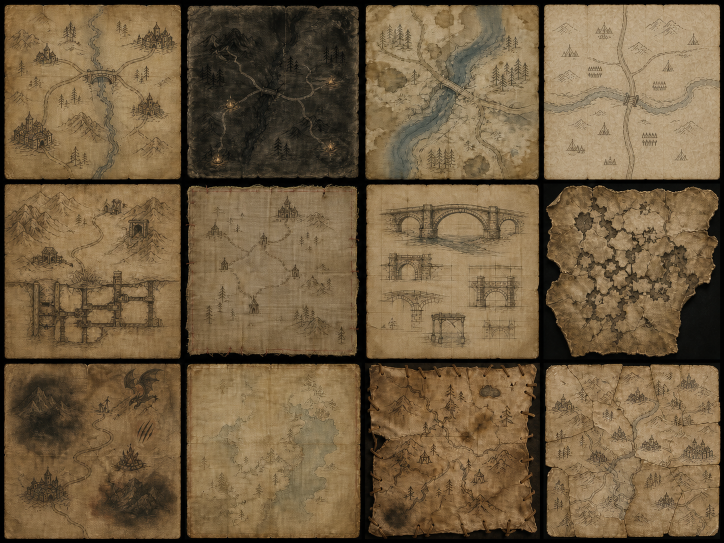
#> input picture assets/maps/collectible_map_atlas.png, 1448 x 1086 px (shown at 1/2 size)
$ python -i run_art_check.py   (imports and definitions only)
#> lines starting #> are read from the running program, lines starting #| are printed output that depends on the picture
#!/usr/bin/env python3

from __future__ import annotations

import argparse
from collections import Counter
from dataclasses import dataclass
import json
import math
from pathlib import Path
import re
import subprocess
import sys

from PIL import Image, ImageChops, ImageDraw, ImageFilter, ImageFont, ImageOps, ImageStat


ROOT = Path(__file__).resolve().parents[2]
DEFAULT_OUTPUT = ROOT / "out" / "art-check"
EXPECTED_SCREEN_SIZE = (1280, 760)


def viewport_constants() -> dict[str, int]:
    source = (ROOT / "src/client/cc_local_viewport.h").read_text()
    return {
        name: int(value)
        for name, value in re.findall(
            r"^#define (CC_LOCAL_(?:ART|VIEWPORT)_\w+) (\d+)$",
            source, re.MULTILINE,
        )
    }


# [1 line that did not run here, left out]
# [1 line that did not run here, left out]


def viewport_crop(screen_size: tuple[int, int]) -> tuple[int, int, int, int]:
#> further down, picture is the input picture: PIL image 1448x1086 RGB; mean R, G, B 114.7, 94.4, 65.8
    width, height = screen_size
    available_width = width - VIEWPORT["CC_LOCAL_VIEWPORT_SIDE_MARGIN"] * 2
    available_height = height - VIEWPORT["CC_LOCAL_VIEWPORT_TOP_MARGIN"] - \
        VIEWPORT["CC_LOCAL_VIEWPORT_BOTTOM_MARGIN"]
    available_scale = min(available_width / ART_SIZE[0],
                          available_height / ART_SIZE[1])
    scale = math.floor(available_scale)
    if scale < 2:
        scale = available_scale
    scale = max(0.5, scale)
    draw_width, draw_height = (dimension * scale for dimension in ART_SIZE)
    left = (width - draw_width) / 2
    top = VIEWPORT["CC_LOCAL_VIEWPORT_TOP_MARGIN"] + \
        (available_height - draw_height) / 2
    return tuple(round(value) for value in
                 (left, top, left + draw_width, top + draw_height))


# [1 line that did not run here, left out]

PALETTE_NEAR_DISTANCE = 0.055
MAXIMUM_DOMINANT_COLOR_RATIO = 0.60
MINIMUM_LUMINANCE_STDDEV = 0.04
MINIMUM_LOCAL_CONTRAST = 0.038
MINIMUM_MOOD_LOCAL_CONTRAST_RATIO = 0.68


@dataclass(frozen=True)
class CaptureSpec:
    slug: str
    label: str
    group: str
    arguments: tuple[str, ...]


ROOMS = (
    CaptureSpec("01-wayfarer-yard", "Wayfarer Yard", "room",
                ("--capture-room", "10.5", "7.5")),
    CaptureSpec("02-west-crofts", "West Crofts", "room",
                ("--capture-room", "11", "28.5")),
    CaptureSpec("03-old-mine-road", "Old Mine Road", "room",
                ("--capture-room", "14", "52")),
    CaptureSpec("04-artisan-row", "Artisan Row", "room",
                ("--capture-room", "33", "25")),
    CaptureSpec("05-mercercall-commons", "Mercercall Commons", "room",
                ("--capture-room", "44", "29")),
    CaptureSpec("06-coach-yard", "Coach Yard", "room",
                ("--capture-room", "42", "52")),
    CaptureSpec("07-market-steps", "Market Steps", "room",
                ("--capture-room", "50", "27.25")),
    CaptureSpec("08-millers-row", "Miller's Row", "room",
                ("--capture-room", "58", "50")),
    CaptureSpec("09-crown-gate", "Crown Gate", "room",
                ("--capture-room", "78.5", "29")),
    CaptureSpec("10-east-fields", "East Fields", "room",
                ("--capture-room", "78", "50")),
)

SCENES = (
    CaptureSpec("street", "Street", "scene", ("--capture-golden",)),
    CaptureSpec("road", "Road", "scene", ("--capture-road",)),
    CaptureSpec("interior", "Interior", "scene", ("--capture-interior",)),
    CaptureSpec("parley", "Parley", "scene", ("--capture-parley",)),
)

ATMOSPHERES = (
    CaptureSpec("atmosphere-clear", "Clear Day", "atmosphere",
                ("--capture-atmosphere", "clear")),
    CaptureSpec("atmosphere-rain", "Rainy Overcast", "atmosphere",
                ("--capture-atmosphere", "rain")),
    CaptureSpec("atmosphere-dusk", "Amber Dusk", "atmosphere",
                ("--capture-atmosphere", "dusk")),
    CaptureSpec("atmosphere-night", "Moonlit Night", "atmosphere",
                ("--capture-atmosphere", "night")),
    CaptureSpec("atmosphere-omen", "Dragon Omen", "atmosphere",
                ("--capture-atmosphere", "omen")),
)

DRAGON_SCENES = (
    CaptureSpec("dragon-cave-world", "Dragon Cave World", "dragon",
                ("--capture-creatures", "dragon")),
    CaptureSpec("dragon-cave-state", "Dragon Cave State", "dragon",
                ("--capture-dragon-cave",)),
)

NPC_REVIEWS = (
    CaptureSpec("npc-front-review", "NPC Front Review", "npc",
                ("--capture-npc-review", "front")),
    CaptureSpec("npc-side-review", "NPC Side Review", "npc",
                ("--capture-npc-review", "side")),
    CaptureSpec("npc-motion-review", "NPC Motion Review", "npc",
                ("--capture-npc-review", "motion")),
    CaptureSpec("npc-state-review", "NPC State Review", "npc",
                ("--capture-npc-review", "state")),
)


def image_pixels(image: Image.Image) -> list[tuple[int, ...] | int]:
    getter = getattr(image, "get_flattened_data", None)
    return list(getter() if getter is not None else image.getdata())


# [128 lines left out: functions find_app, relative_capture_path, run_capture, crop_world, read_authored_palette, srgb_channel_to_linear and 3 more, not called in this run]


def composition_metrics(image: Image.Image) -> dict[str, float | int]:
    rgb = image.convert("RGB")
    grayscale = ImageOps.grayscale(rgb)
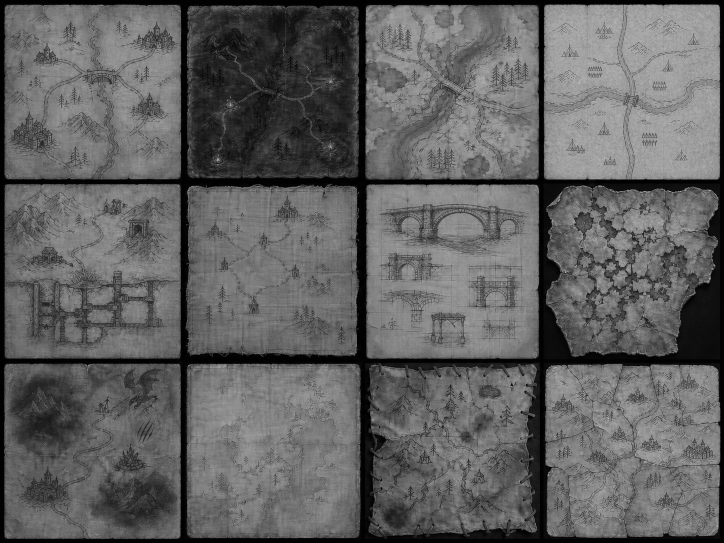
#> grayscale: PIL image 1448x1086 L (shown at 1/2 size); min 0, max 216, mean 97.2
    pixels = image_pixels(rgb)
#> pixels = 1572528 items
    counts = Counter(pixels)
#> counts = 76303 items
    dominant_ratio = counts.most_common(1)[0][1] / len(pixels)
#> dominant_ratio = 0.00937
    luminance_std = ImageStat.Stat(grayscale).stddev[0] / 255.0
#> luminance_std = 0.175

    edges = grayscale.filter(ImageFilter.FIND_EDGES).crop(
        (1, 1, grayscale.width - 1, grayscale.height - 1)
    )
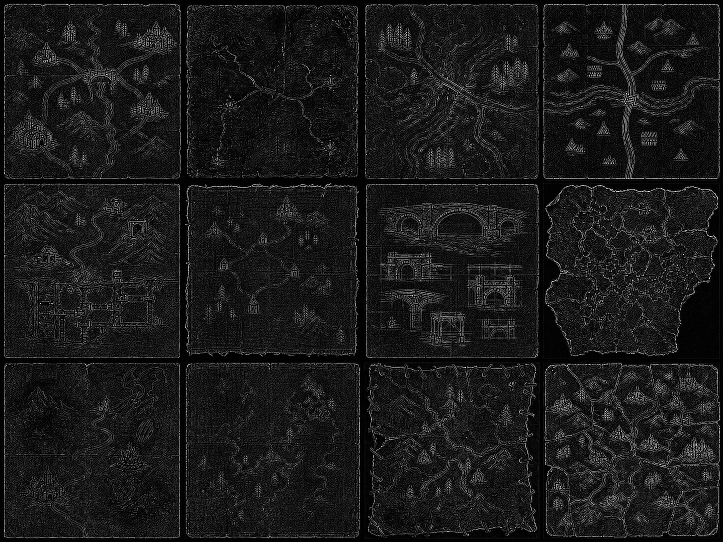
#> edges: PIL image 1446x1084 L (shown at 1/2 size); min 0, max 255, mean 25.5
    edge_pixels = image_pixels(edges)
#> edge_pixels = 1567464 items
    edge_density = sum(value > 20 for value in edge_pixels) / len(edge_pixels)
#> edge_density = 0.341

    local_values: list[float] = []
    for top in range(0, grayscale.height, 32):
        for left in range(0, grayscale.width, 32):
            tile = grayscale.crop((
                left,
                top,
                min(left + 32, grayscale.width),
                min(top + 32, grayscale.height),
            ))
            local_values.append(ImageStat.Stat(tile).stddev[0] / 255.0)
#> after the loop, local_values = 1564 values, max 0.275 at index 41, min 0.00404 at index 1563, mean 0.0893

    center = rgb.crop((
        rgb.width // 4,
        rgb.height // 4,
        rgb.width * 3 // 4,
        rgb.height * 3 // 4,
    ))
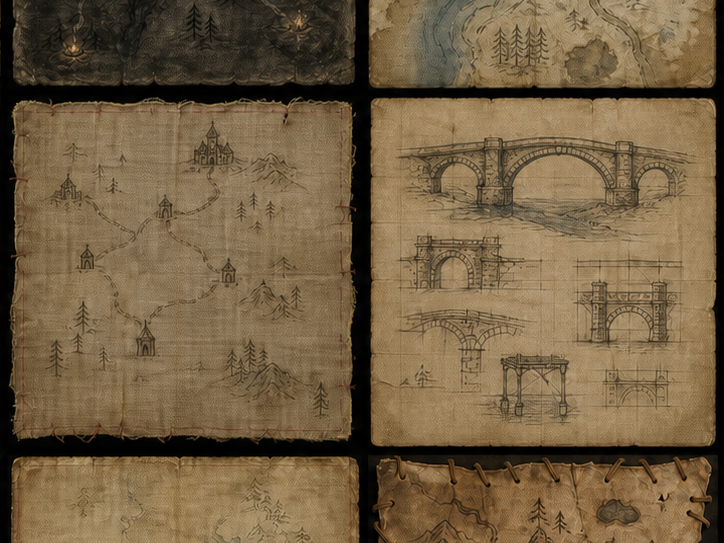
#> center: PIL image 724x543 RGB; mean R, G, B 115.2, 95.2, 66.6
    return {
        "unique_colors": len(counts),
        "center_unique_colors": len(set(image_pixels(center))),
        "dominant_color_ratio": dominant_ratio,
        "luminance_stddev": luminance_std,
        "edge_density": edge_density,
        "mean_local_contrast": sum(local_values) / len(local_values),
        "peak_local_contrast": max(local_values),
    }


# [432 lines left out: functions derive_views, contact_sheet, is_character_color, character_color_bounds, build_character_comparison, flicker_metrics and 3 more, not called in this run]


# [2 lines not run here, left out]

>>> from PIL import Image
>>> picture = Image.open('../../assets/maps/collectible_map_atlas.png')
>>> result = composition_metrics(picture)
#> result = {'unique_colors': 76303, 'center_unique_colors': 47318, 'dominant_color_ratio': 0.00937, 'luminance_stddev': 0.175, 'edge_density': 0.341, 'mean_local_contrast': 0.0893, 'peak_local_contrast': 0.275}
